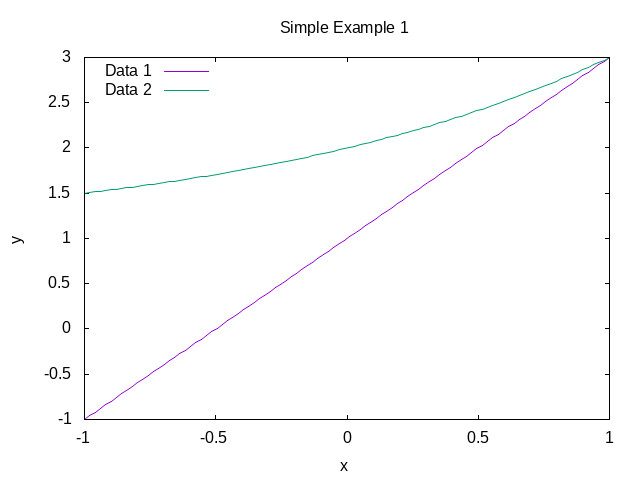

This chart was generated by the following gnuplot code:
set terminal pdf enhanced
set output "example-1.pdf"

set key left top

set title "Simple Example 1"
set xlabel "x"
set ylabel "y"

plot [t=-1:1] 2*t+1 title "Data 1", \
              2**t+1 title "Data 2" dashtype 2